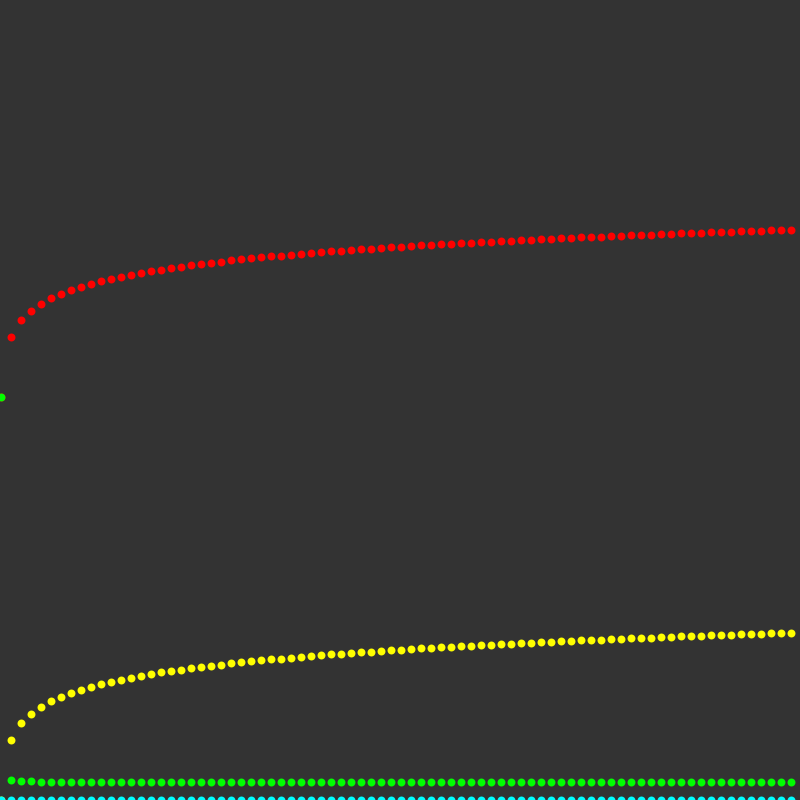
Frame 1 (no input)
Frame 2 (the mouse pressed at the canvas centre, redrawn once): identical to frame 1, image omitted

The Processing sketch that drew this single still picture (run headless with seeded random() and noise(); the mouse was pressed at the canvas centre and the sketch redrawn once):

// Processing sketch: SemiStructScore
// ── SemiStructScore.pde
float score(float e, float n) {
  final float r = 0.5;
  return -(r * log(min(e, n) + 1e-7) - (1 - r) * log(n));
}

void setup() {
  size(800, 800);
}

void draw() {
  background(51);
  
  for(int i = 1; i < 800; i+=10) {
    stroke(255, 0, 0);
    strokeWeight(8);
    point(i, height - 50 * score(0, i));
  }
  
  for(int i = 1; i < 800; i+=10) {
    stroke(255, 255, 0);
    strokeWeight(8);
    point(i, height - 50 * score(1, i));
  }
  
  for(int i = 1; i < 800; i+=10) {
    stroke(0, 255, 0);
    strokeWeight(8);
    point(i, height - 50 * score(i / 2, i));
  }
  
  for(int i = 1; i < 800; i+=10) {
    stroke(0, 255, 255);
    strokeWeight(8);
    point(i, height - 50 * score(i, i));
  }
  
  noLoop();
}
